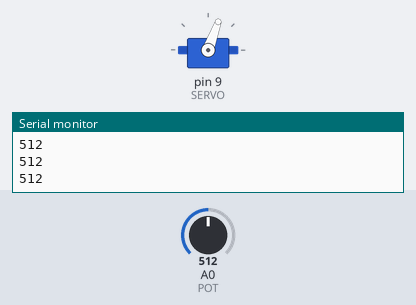
This sketch was run on a simulated Arduino Uno, built with avr-gcc and run on an emulated ATmega328P. Parts: servo, the last lines printed to the serial monitor. The test bench sets the inputs (shaded band); at power-on: A0 (POT) = 512.

Above: at 1.2 s.
1.3 s: A0 (POT) set to 716
At 2.0 s:
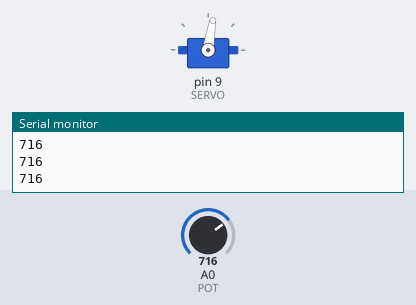
2.8 s: A0 (POT) set to 1023
At 4.0 s:
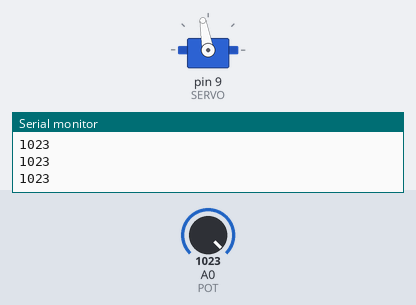
4.3 s: A0 (POT) set to 306
At 5.2 s:
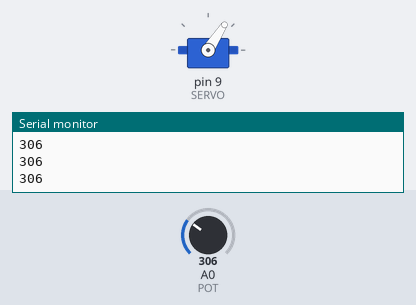
Timing chart, 0 to 7.3 s (numbered marks = the images above; inputs shaded):
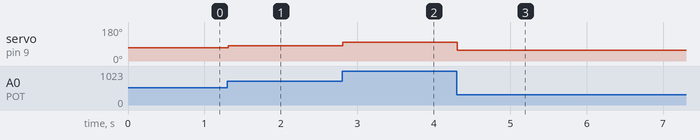

Measured:
- after the input at 1.3 s, servo on pin 9 (SERVO): 70° → 81° at once
- after the input at 2.8 s, servo on pin 9 (SERVO): 81° → 100° at once
- after the input at 4.3 s, servo on pin 9 (SERVO): 100° → 57° at once

The sketch:

Ejercicio04-Galo.ino
```cpp
#include <Servo.h>

#define SERVO 9
#define POT A0

Servo miservo;

void setup()
{
  Serial.begin(9600);
  miservo.attach(SERVO);
}

void loop()
{
  int val = analogRead(POT);
  val = map(val, 0, 1023, 40, 100);
  miservo.write(val);
  delay(15);
  Serial.println(analogRead(POT));
  delay(15);
}
```
